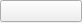
<?xml version="1.0" encoding="UTF-8"?>
<ui version="4.0">
 <class>ShapeSelector</class>
 <widget class="QWidget" name="ShapeSelector">
  <property name="geometry">
   <rect>
    <x>0</x>
    <y>0</y>
    <width>82</width>
    <height>23</height>
   </rect>
  </property>
  <property name="windowTitle">
   <string>Form</string>
  </property>
  <layout class="QGridLayout" name="gridLayout">
   <property name="leftMargin">
    <number>0</number>
   </property>
   <property name="topMargin">
    <number>0</number>
   </property>
   <property name="rightMargin">
    <number>0</number>
   </property>
   <property name="bottomMargin">
    <number>0</number>
   </property>
   <item row="0" column="0">
    <widget class="QPushButton" name="pushButton">
     <property name="text">
      <string/>
     </property>
    </widget>
   </item>
  </layout>
 </widget>
 <resources/>
 <connections/>
</ui>
